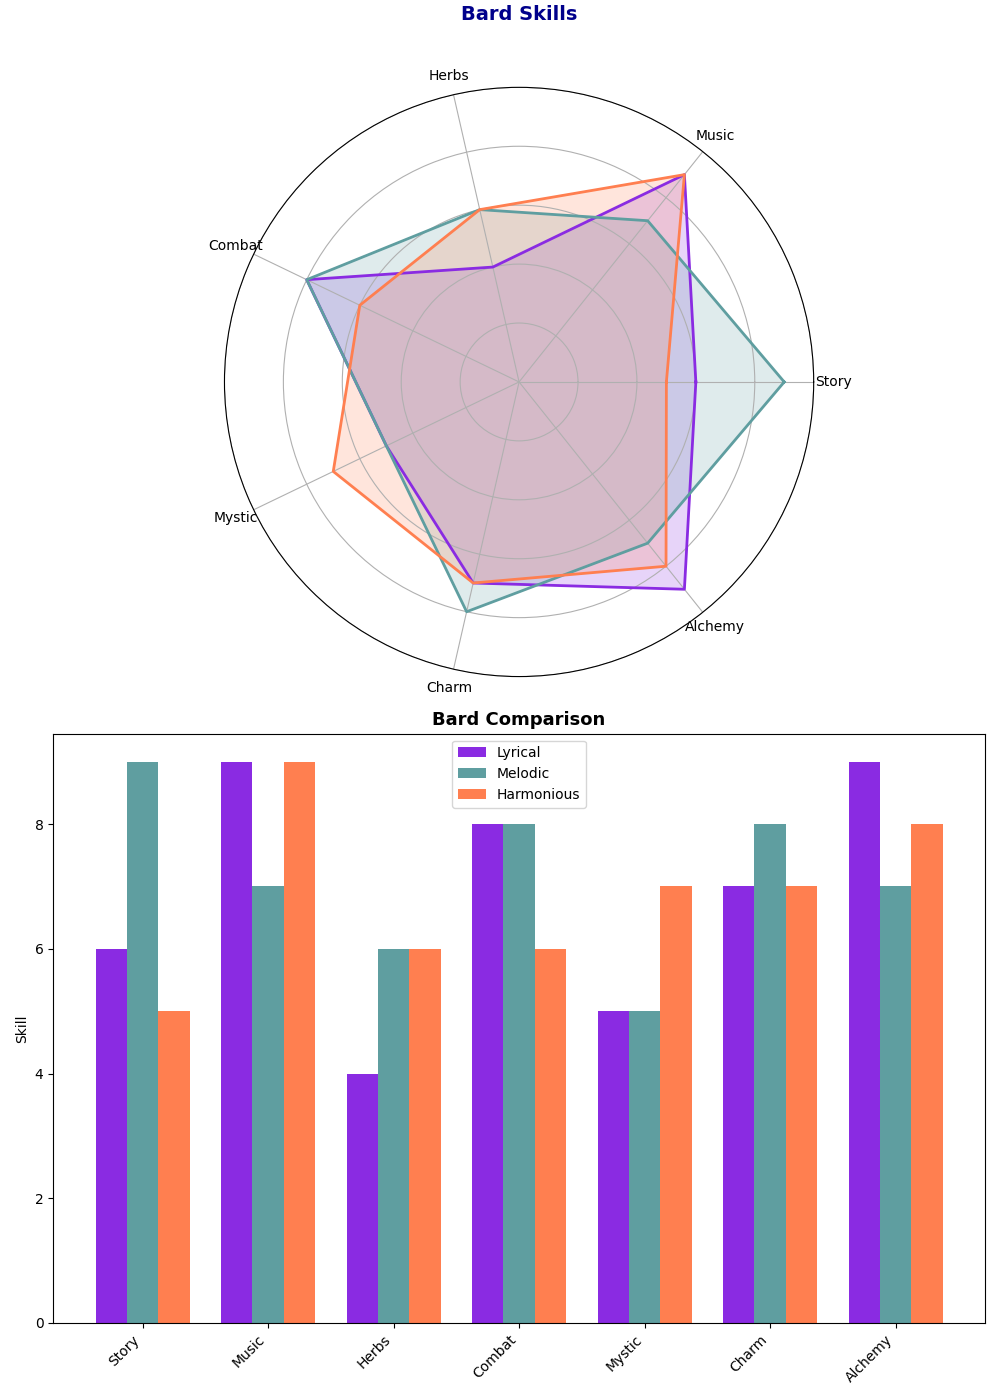

Reproduce this figure in Python.
import numpy as np
import matplotlib.pyplot as plt
from math import pi

categories = ['Story', 'Music', 'Herbs', 'Combat', 'Mystic', 'Charm', 'Alchemy']

bard_1 = np.array([6, 9, 4, 8, 5, 7, 9])
bard_2 = np.array([9, 7, 6, 8, 5, 8, 7])
bard_3 = np.array([5, 9, 6, 6, 7, 7, 8])

bards_data = [bard_1, bard_2, bard_3]
bards_names = ['Lyrical', 'Melodic', 'Harmonious']

num_vars = len(categories)
angles = np.linspace(0, 2 * np.pi, num_vars, endpoint=False).tolist()
angles += angles[:1]

colors = ['#8A2BE2', '#5F9EA0', '#FF7F50']

def create_radar_chart(ax, data, categories, colors):
    for bard_data, color in zip(data, colors):
        values = np.concatenate((bard_data, [bard_data[0]]))
        ax.plot(angles, values, linewidth=2, linestyle='solid', color=color)
        ax.fill(angles, values, color=color, alpha=0.2)

    ax.set_xticks(angles[:-1])
    ax.set_xticklabels(categories, color='black', size=10)

    ax.set_ylim(0, 10)
    ax.set_yticklabels([])

fig, (ax1, ax2) = plt.subplots(2, 1, figsize=(10, 14), subplot_kw=dict(polar=True))

create_radar_chart(ax1, bards_data, categories, colors)
ax1.set_title('Bard Skills', size=14, color='darkblue', y=1.1, fontweight='bold')

ax2.remove()
ax2 = fig.add_subplot(2, 1, 2)
x = np.arange(num_vars)
width = 0.25

ax2.bar(x - width, bard_1, width, color=colors[0], label=bards_names[0])
ax2.bar(x, bard_2, width, color=colors[1], label=bards_names[1])
ax2.bar(x + width, bard_3, width, color=colors[2], label=bards_names[2])

ax2.set_ylabel('Skill')
ax2.set_title('Bard Comparison', fontsize=13, fontweight='bold')
ax2.set_xticks(x)
ax2.set_xticklabels(categories, rotation=45, ha="right", fontsize=10)
ax2.legend()

plt.tight_layout()
plt.show()
